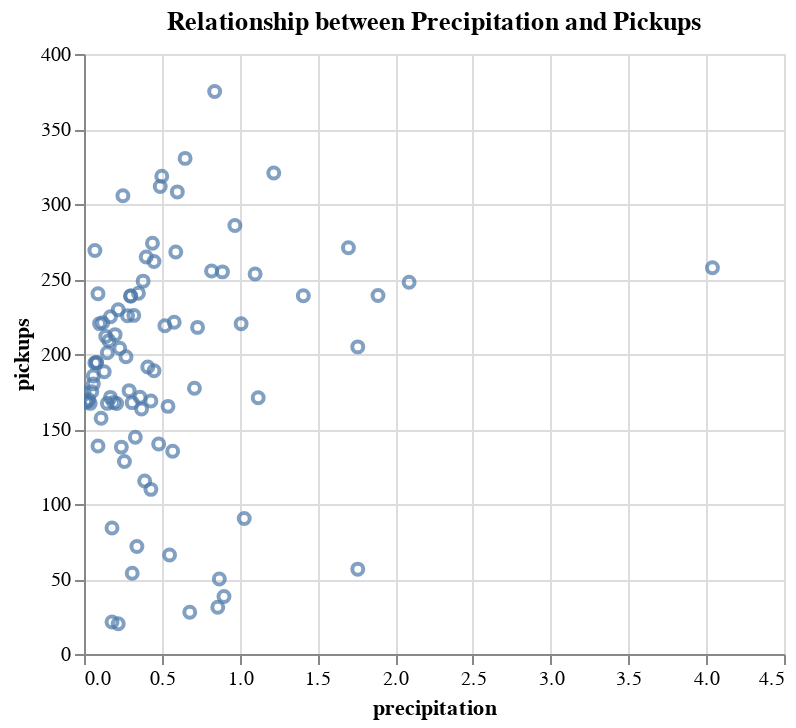

The code cell stored with this chart in its notebook:
### Code cell
# take 'datetime', 'pickups' and 'precipitation' columns
df_grouped = df2[['datetime', 'pickups', 'precipitation']]

df_grouped = df_grouped.groupby('precipitation').mean().reset_index()

pickups_by_prec = alt.Chart(df_grouped).mark_point().encode(
    x='precipitation',
    y='pickups'
).properties(
    title="Relationship between Precipitation and Pickups",
    width=350
).interactive()
pickups_by_prec

### Figure 1 — Vega-Lite specification as saved in the notebook (floating-point values rounded to 4 significant figures)
{"config": {"view": {"continuousWidth": 400, "continuousHeight": 300}}, "data": {"name": "data-359fe8e746fcf53be0f6510ba0a2639e"}, "mark": "point", "encoding": {"x": {"type": "quantitative", "field": "precipitation"}, "y": {"type": "quantitative", "field": "pickups"}}, "selection": {"selector006": {"type": "interval", "bind": "scales", "encodings": ["x", "y"]}}, "title": "Relationship between Precipitation and Pickups", "width": 350, "$schema": "https://vega.github.io/schema/vega-lite/v4.8.1.json", "datasets": {"data-359fe8e746fcf53be0f6510ba0a2639e": [{"precipitation": 0.0, "pickups": 174.4}, {"precipitation": 0.01, "pickups": 167.9}, {"precipitation": 0.02, "pickups": 168.2}, {"precipitation": 0.03, "pickups": 169.6}, {"precipitation": 0.04, "pickups": 167.1}, {"precipitation": 0.05, "pickups": 174.8}, {"precipitation": 0.06, "pickups": 185.3}, {"precipitation": 0.06, "pickups": 180.1}, {"precipitation": 0.07, "pickups": 269.0}, {"precipitation": 0.07, "pickups": 194.1}, {"precipitation": 0.08, "pickups": 194.2}, {"precipitation": 0.08, "pickups": 194.3}, {"precipitation": 0.09, "pickups": 138.6}, {"precipitation": 0.09, "pickups": 240.2}, {"precipitation": 0.1, "pickups": 220.3}, {"precipitation": 0.11, "pickups": 157.2}, {"precipitation": 0.12, "pickups": 220.8}, {"precipitation": 0.13, "pickups": 188.2}, {"precipitation": 0.14, "pickups": 211.6}, {"precipitation": 0.15, "pickups": 167.1}, {"precipitation": 0.15, "pickups": 200.8}, {"precipitation": 0.16, "pickups": 208.9}, {"precipitation": 0.17, "pickups": 224.9}, {"precipitation": 0.17, "pickups": 171.1}, {"precipitation": 0.18, "pickups": 83.96}, {"precipitation": 0.18, "pickups": 21.34}, {"precipitation": 0.19, "pickups": 167.7}, {"precipitation": 0.2, "pickups": 212.9}, {"precipitation": 0.21, "pickups": 167.0}, {"precipitation": 0.22, "pickups": 20.18}, {"precipitation": 0.22, "pickups": 229.5}, {"precipitation": 0.23, "pickups": 203.8}, {"precipitation": 0.24, "pickups": 137.9}, {"precipitation": 0.25, "pickups": 305.6}, {"precipitation": 0.26, "pickups": 128.3}, {"precipitation": 0.27, "pickups": 198.2}, {"precipitation": 0.28, "pickups": 225.5}, {"precipitation": 0.29, "pickups": 175.6}, {"precipitation": 0.3, "pickups": 238.7}, {"precipitation": 0.3, "pickups": 238.7}, {"precipitation": 0.31, "pickups": 167.6}, {"precipitation": 0.31, "pickups": 53.79}, {"precipitation": 0.32, "pickups": 225.8}, {"precipitation": 0.33, "pickups": 144.5}, {"precipitation": 0.34, "pickups": 71.67}, {"precipitation": 0.35, "pickups": 240.5}, {"precipitation": 0.36, "pickups": 171.1}, {"precipitation": 0.37, "pickups": 163.4}, {"precipitation": 0.38, "pickups": 248.6}, {"precipitation": 0.39, "pickups": 115.3}, {"precipitation": 0.4, "pickups": 264.7}, {"precipitation": 0.41, "pickups": 191.3}, {"precipitation": 0.43, "pickups": 109.8}, {"precipitation": 0.43, "pickups": 168.6}, {"precipitation": 0.44, "pickups": 273.9}, {"precipitation": 0.45, "pickups": 261.7}, {"precipitation": 0.45, "pickups": 188.9}, {"precipitation": 0.48, "pickups": 140.0}, {"precipitation": 0.49, "pickups": 311.6}, {"precipitation": 0.5, "pickups": 318.5}, {"precipitation": 0.52, "pickups": 218.9}, {"precipitation": 0.54, "pickups": 165.1}, {"precipitation": 0.55, "pickups": 66.01}, {"precipitation": 0.57, "pickups": 135.1}, {"precipitation": 0.58, "pickups": 221.1}, {"precipitation": 0.59, "pickups": 268.0}, {"precipitation": 0.6, "pickups": 308.1}, {"precipitation": 0.65, "pickups": 330.4}, {"precipitation": 0.68, "pickups": 27.88}, {"precipitation": 0.71, "pickups": 177.1}, {"precipitation": 0.73, "pickups": 217.7}, {"precipitation": 0.82, "pickups": 255.4}, {"precipitation": 0.84, "pickups": 375.0}, {"precipitation": 0.86, "pickups": 31.12}, {"precipitation": 0.87, "pickups": 50.03}, {"precipitation": 0.89, "pickups": 254.7}, {"precipitation": 0.9, "pickups": 38.28}, {"precipitation": 0.97, "pickups": 285.7}, {"precipitation": 1.01, "pickups": 220.1}, {"precipitation": 1.03, "pickups": 90.31}, {"precipitation": 1.1, "pickups": 253.4}, {"precipitation": 1.12, "pickups": 170.9}, {"precipitation": 1.22, "pickups": 320.6}, {"precipitation": 1.41, "pickups": 238.8}, {"precipitation": 1.7, "pickups": 270.9}, {"precipitation": 1.76, "pickups": 56.57}, {"precipitation": 1.76, "pickups": 204.7}, {"precipitation": 1.89, "pickups": 239.0}, {"precipitation": 2.09, "pickups": 247.8}, {"precipitation": 4.04, "pickups": 257.5}]}}
